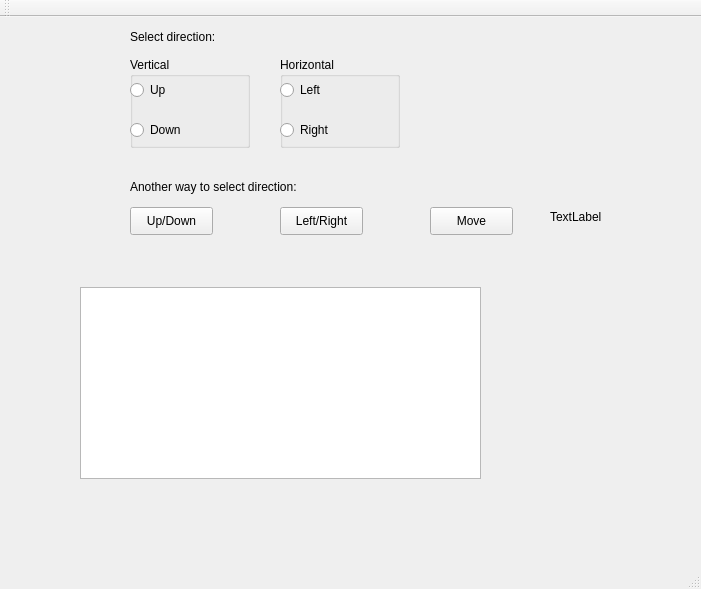
<?xml version="1.0" encoding="UTF-8"?>
<ui version="4.0">
 <class>MainWindow</class>
 <widget class="QMainWindow" name="MainWindow">
  <property name="geometry">
   <rect>
    <x>0</x>
    <y>0</y>
    <width>701</width>
    <height>589</height>
   </rect>
  </property>
  <property name="windowTitle">
   <string>MainWindow</string>
  </property>
  <widget class="QWidget" name="centralWidget">
   <widget class="QPushButton" name="verticalButton">
    <property name="geometry">
     <rect>
      <x>130</x>
      <y>190</y>
      <width>83</width>
      <height>28</height>
     </rect>
    </property>
    <property name="text">
     <string>Up/Down</string>
    </property>
   </widget>
   <widget class="QPushButton" name="horizontalButton">
    <property name="geometry">
     <rect>
      <x>280</x>
      <y>190</y>
      <width>83</width>
      <height>28</height>
     </rect>
    </property>
    <property name="text">
     <string>Left/Right</string>
    </property>
   </widget>
   <widget class="QPushButton" name="moveButton">
    <property name="geometry">
     <rect>
      <x>430</x>
      <y>190</y>
      <width>83</width>
      <height>28</height>
     </rect>
    </property>
    <property name="text">
     <string>Move</string>
    </property>
   </widget>
   <widget class="QGroupBox" name="verticalGroupBox">
    <property name="geometry">
     <rect>
      <x>130</x>
      <y>40</y>
      <width>120</width>
      <height>91</height>
     </rect>
    </property>
    <property name="title">
     <string>Vertical</string>
    </property>
    <widget class="QRadioButton" name="upRadioButton">
     <property name="geometry">
      <rect>
       <x>0</x>
       <y>20</y>
       <width>105</width>
       <height>26</height>
      </rect>
     </property>
     <property name="text">
      <string>Up</string>
     </property>
    </widget>
    <widget class="QRadioButton" name="downRadioButton">
     <property name="geometry">
      <rect>
       <x>0</x>
       <y>60</y>
       <width>105</width>
       <height>26</height>
      </rect>
     </property>
     <property name="text">
      <string>Down</string>
     </property>
    </widget>
   </widget>
   <widget class="QGroupBox" name="horizontalGroupBox">
    <property name="geometry">
     <rect>
      <x>280</x>
      <y>40</y>
      <width>120</width>
      <height>91</height>
     </rect>
    </property>
    <property name="title">
     <string>Horizontal</string>
    </property>
    <widget class="QRadioButton" name="leftRadioButton">
     <property name="geometry">
      <rect>
       <x>0</x>
       <y>20</y>
       <width>105</width>
       <height>26</height>
      </rect>
     </property>
     <property name="text">
      <string>Left</string>
     </property>
    </widget>
    <widget class="QRadioButton" name="rightRadioButton">
     <property name="geometry">
      <rect>
       <x>0</x>
       <y>60</y>
       <width>105</width>
       <height>26</height>
      </rect>
     </property>
     <property name="text">
      <string>Right</string>
     </property>
    </widget>
   </widget>
   <widget class="QGraphicsView" name="graphicsView">
    <property name="geometry">
     <rect>
      <x>80</x>
      <y>270</y>
      <width>401</width>
      <height>192</height>
     </rect>
    </property>
   </widget>
   <widget class="QLabel" name="label">
    <property name="geometry">
     <rect>
      <x>130</x>
      <y>10</y>
      <width>151</width>
      <height>20</height>
     </rect>
    </property>
    <property name="text">
     <string>Select direction:</string>
    </property>
   </widget>
   <widget class="QLabel" name="label_2">
    <property name="geometry">
     <rect>
      <x>130</x>
      <y>160</y>
      <width>221</width>
      <height>20</height>
     </rect>
    </property>
    <property name="text">
     <string>Another way to select direction:</string>
    </property>
   </widget>
   <widget class="QLabel" name="statusLabel">
    <property name="geometry">
     <rect>
      <x>550</x>
      <y>190</y>
      <width>91</width>
      <height>20</height>
     </rect>
    </property>
    <property name="text">
     <string>TextLabel</string>
    </property>
   </widget>
  </widget>
  <widget class="QMenuBar" name="menuBar">
   <property name="geometry">
    <rect>
     <x>0</x>
     <y>0</y>
     <width>701</width>
     <height>25</height>
    </rect>
   </property>
  </widget>
  <widget class="QToolBar" name="mainToolBar">
   <attribute name="toolBarArea">
    <enum>TopToolBarArea</enum>
   </attribute>
   <attribute name="toolBarBreak">
    <bool>false</bool>
   </attribute>
  </widget>
  <widget class="QStatusBar" name="statusBar"/>
 </widget>
 <layoutdefault spacing="6" margin="11"/>
 <resources/>
 <connections/>
</ui>
